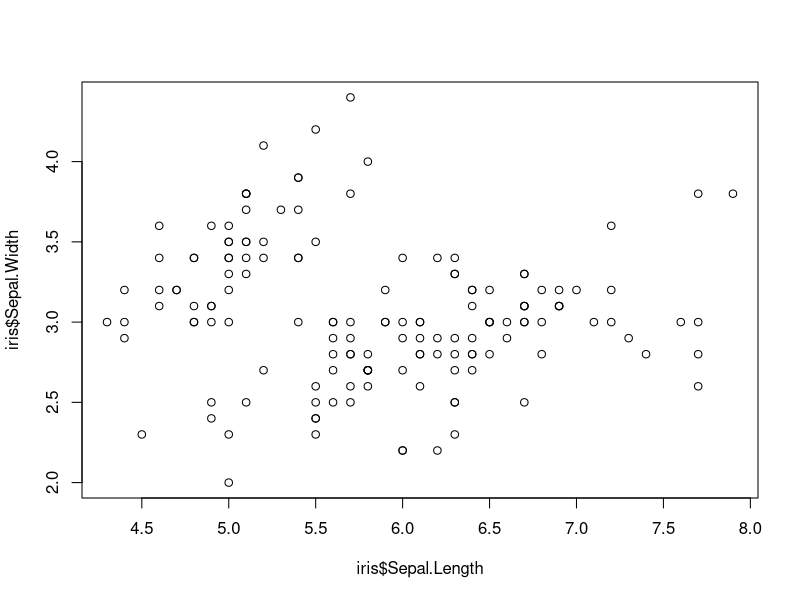
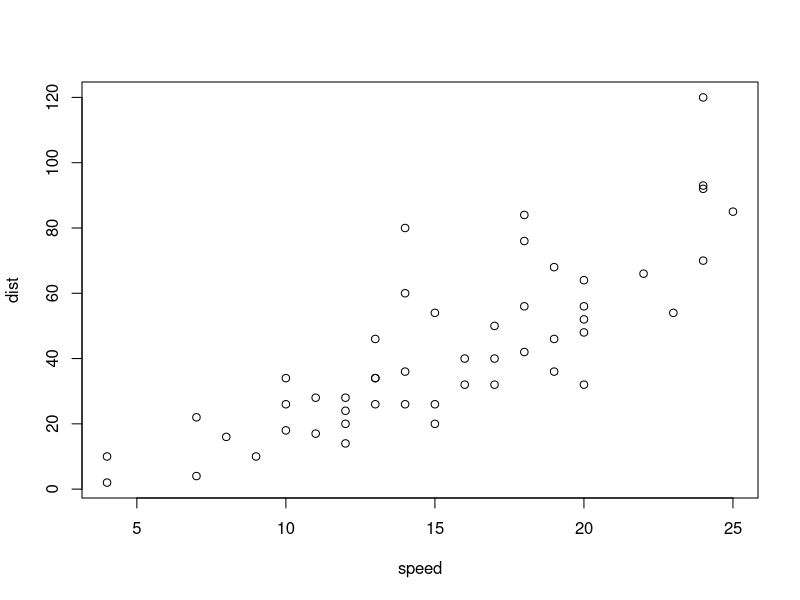
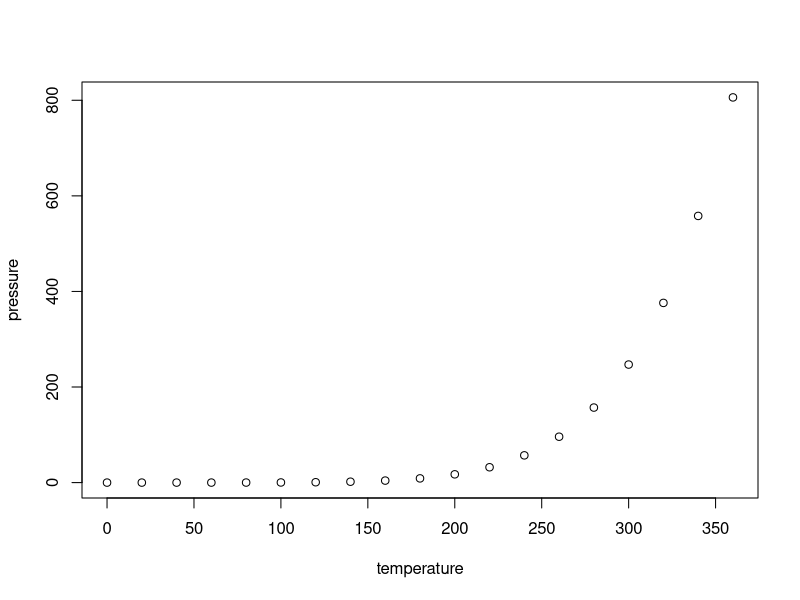
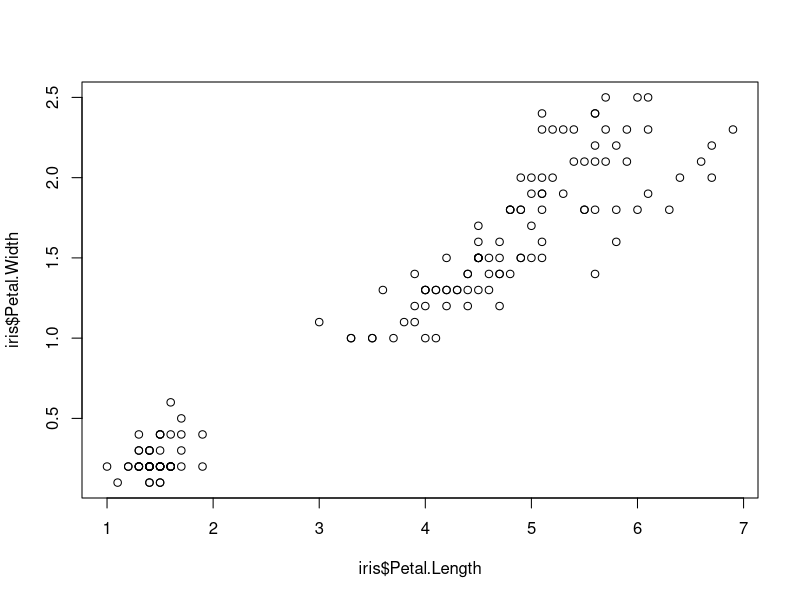

Recreate these plots in R, in order.
## ---- chunk 1
#| label: fig-sepal
#| fig-cap: "This is a caption to the plot. This is what captions look like and where they are placed by default."


plot(iris$Sepal.Length, iris$Sepal.Width)
## ---- chunk 2
#| label: fig-subs
#| eval: true
#| echo: false
#| layout-ncol: 2
#| fig-cap-location: bottom
#| fig-cap: "Two Subfigures"
#| fig-subcap: 
#|   - "Fig a"
#|   - "Fig b"

plot(cars)
plot(pressure)

## ---- chunk 3
#| label: fig-petal
#| fig-cap: "This is a caption to the plot. This is what captions look like and where they are placed."
plot(iris$Petal.Length, iris$Petal.Width)
